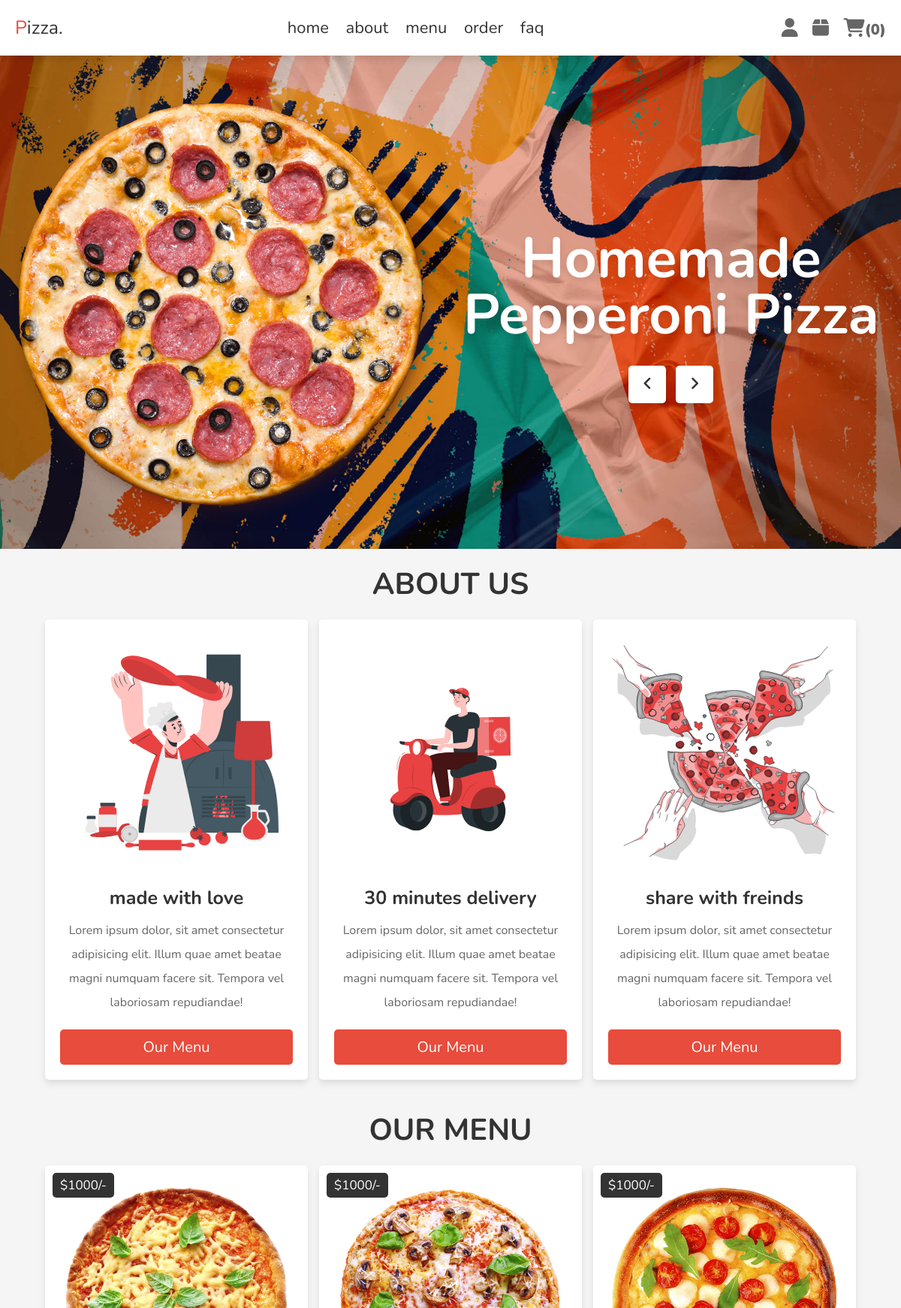
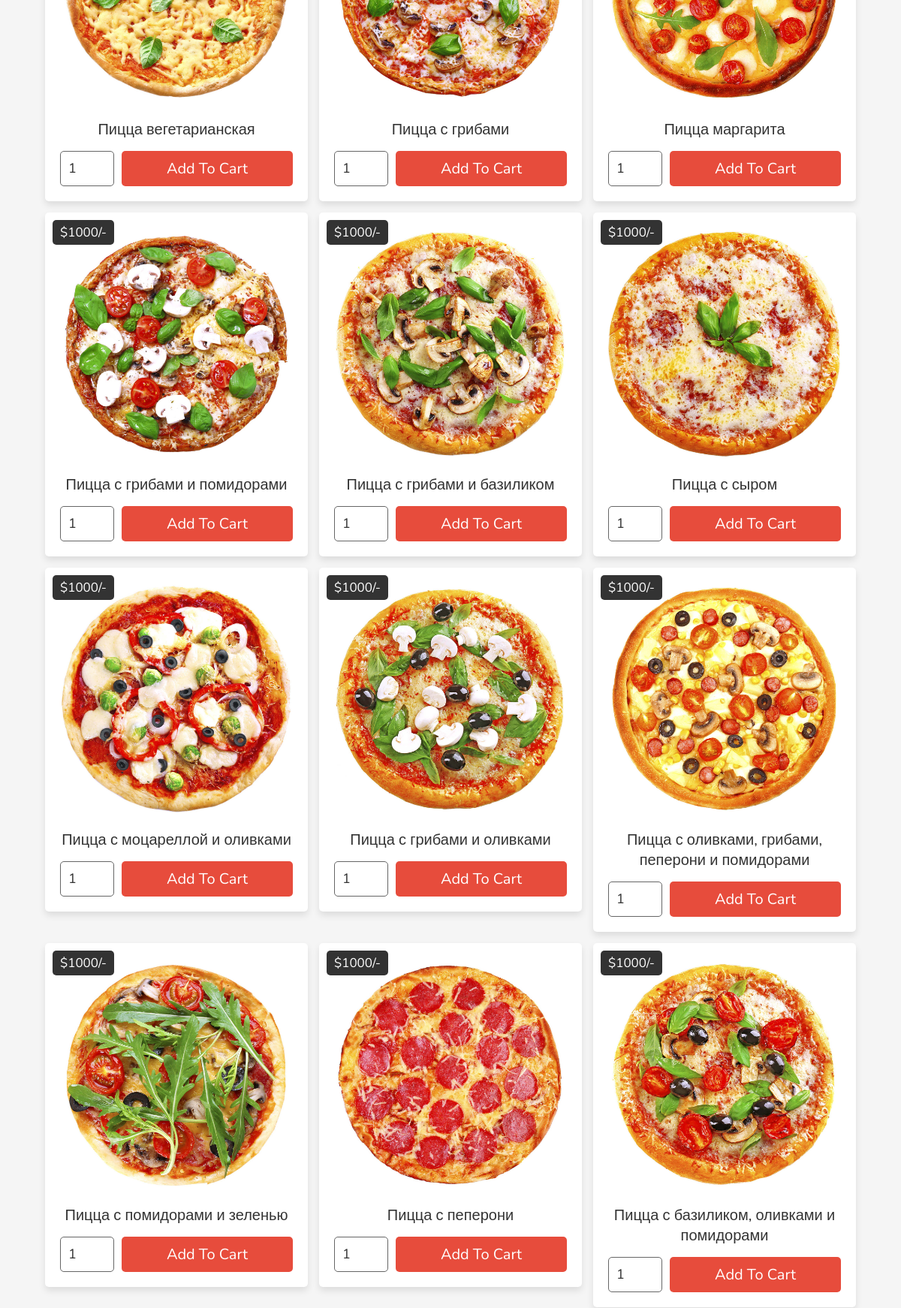
The page /site/index.php (upper part) on the database its author committed (2 pictures, top to bottom).
### tables this page shows
CREATE TABLE `products` (
  `id` int NOT NULL,
  `name` varchar(100) NOT NULL,
  `price` int NOT NULL,
  `image` varchar(100) NOT NULL
);

### site/index.php (the view, shortened to what this page needs)
<?php
include 'config.php';
if(isset($_SESSION['user_id'])){
   $user_id = $_SESSION['user_id'];
}else{
   $user_id = '';
};
?>
<!DOCTYPE html>
<html lang="en">
<head>
   <link rel="stylesheet" href="https://cdnjs.cloudflare.com/ajax/libs/font-awesome/6.1.1/css/all.min.css">
   <link rel="stylesheet" href="css/style.css">
</head>
<body>
<header class="header">
   <section class="flex">
      <a href="#home" class="logo"><span>P</span>izza.</a>
      <nav class="navbar">
         <a href="#home">home</a>
         <a href="#about">about</a>
         <a href="#menu">menu</a>
         <a href="#order">order</a>
         <a href="#faq">faq</a>
      </nav>
      <div class="icons">
         <div id="user-btn" class="fas fa-user"></div>
         <div id="order-btn" class="fas fa-box"></div>
         <?php
            $count_cart_items = $conn->prepare("SELECT * FROM `cart` WHERE user_id = ?");
            $count_cart_items->execute([$user_id]);
            $total_cart_items = $count_cart_items->rowCount();
         ?>
         <div id="cart-btn" class="fas fa-shopping-cart"><span>(<?= $total_cart_items; ?>)</span></div>
      </div>
   </section>
</header>
<div class="home-bg">
   <section class="home" id="home">
      <div class="slide-container">
         <div class="slide active">
            <div class="image">
               <img src="images/home-img-1.png" alt="">
            </div>
            <div class="content">
               <h3>homemade Pepperoni Pizza</h3>
               <div class="fas fa-angle-left" onclick="prev()"></div>
               <div class="fas fa-angle-right" onclick="next()"></div>
            </div>
         </div>
      </div>
   </section>
</div>
<section class="about" id="about">
   <h1 class="heading">about us</h1>
   <div class="box-container">
      <div class="box">
         <img src="images/about-1.svg" alt="">
         <h3>made with love</h3>
         <p>Lorem ipsum dolor, sit amet consectetur adipisicing elit. Illum quae amet beatae magni numquam facere sit. Tempora vel laboriosam repudiandae!</p>
         <a href="#menu" class="btn">our menu</a>
      </div>
      <div class="box">
         <img src="images/about-2.svg" alt="">
         <h3>30 minutes delivery</h3>
         <p>Lorem ipsum dolor, sit amet consectetur adipisicing elit. Illum quae amet beatae magni numquam facere sit. Tempora vel laboriosam repudiandae!</p>
         <a href="#menu" class="btn">our menu</a>
      </div>
      <div class="box">
         <img src="images/about-3.svg" alt="">
         <h3>share with freinds</h3>
         <p>Lorem ipsum dolor, sit amet consectetur adipisicing elit. Illum quae amet beatae magni numquam facere sit. Tempora vel laboriosam repudiandae!</p>
         <a href="#menu" class="btn">our menu</a>
      </div>
   </div>
</section>
<section id="menu" class="menu">
   <h1 class="heading">our menu</h1>
   <div class="box-container">
      <?php
         $select_products = $conn->prepare("SELECT * FROM `products`");
         $select_products->execute();
         if($select_products->rowCount() > 0){
            while($fetch_products = $select_products->fetch(PDO::FETCH_ASSOC)){
      ?>
      <div class="box">
         <div class="price">$<?= $fetch_products['price'] ?>/-</div>
         <img src="uploaded_img/<?= $fetch_products['image'] ?>" alt="">
         <div class="name"><?= $fetch_products['name'] ?></div>
         <form action="" method="post">
            <input type="number" name="qty" class="qty" min="1" max="99" onkeypress="if(this.value.length == 2) return false;" value="1">
            <input type="submit" class="btn" name="add_to_cart" value="add to cart">
         </form>
      </div>
      <?php
         }
      }else{
         echo '<p class="empty">no products added yet!</p>';
      }
      ?>
   </div>
</section>
</body>
</html>

### site/css/style.css (style rules this page uses)
:root { --red:#e74c3c; --black:#333; --white:#fff; --light-bg:#f5f5f5; --light-color:#666; --border:.1rem solid var(--light-color); --box-shadow:0 .5rem 1rem rgba(0,0,0,.1); }
* { font-family: 'Nunito', sans-serif; margin:0; padding:0; box-sizing: border-box; outline: none; border:none; text-decoration: none; transition: .2s linear; }
html { font-size: 62.5%; overflow-x: hidden; scroll-behavior: smooth; scroll-padding-top: 7rem; }
body { background: var(--light-bg); }
section { padding:2rem; margin:0 auto; max-width: 1200px; }
.heading { text-align: center; margin-bottom: 2rem; font-size: 4rem; color:var(--black); text-transform: uppercase; }
.btn { display: block; width: 100%; margin-top: 1rem; border-radius: .5rem; padding:1rem 3rem; font-size: 2rem; color:var(--white); background-color: var(--red); cursor: pointer; text-transform: capitalize; text-align: center; }
.header { position:sticky; top:0; left:0; right:0; background-color: var(--white); box-shadow: var(--box-shadow); z-index: 1000; }
.header .flex { display: flex; align-items: center; justify-content: space-between; position: relative; }
.header .flex .logo { font-size: 2.5rem; color:var(--black); }
.header .flex .logo span { color: var(--red); }
.header .flex .navbar a { margin:0 1rem; font-size: 2.2rem; color:var(--black); }
.header .flex .icons div { font-size: 2.5rem; color:var(--light-color); cursor: pointer; margin-left: 1.7rem; }
.header .flex .icons div span { font-size: 2rem; }
.home-bg { background:url(../images/home-bg.jpg) no-repeat; background-size: cover; background-position: center; padding-top: 4rem; overflow-x: hidden; }
.home-bg .home .slide-container .slide { display: none; align-items: center; gap:1.5rem; flex-wrap: wrap; }
.home-bg .home .slide-container .slide.active { display: flex; }
.home-bg .home .slide-container .slide .image { flex:1 1 40rem; animation: fadeRight .4s linear; }
.home-bg .home .slide-container .slide .image img { width: 100%; }
.home-bg .home .slide-container .slide .content { flex:1 1 40rem; text-align: center; animation: fadeLeft .4s linear; }
.home-bg .home .slide-container .slide .content h3 { color:var(--white); margin-bottom: 3rem; text-transform: capitalize; font-size: 7.5rem; text-shadow: var(--box-shadow); line-height: 1; }
.home-bg .home .slide-container .slide .content .fa-angle-left, .home-bg .home .slide-container .slide .content .fa-angle-right { height: 5rem; width: 5rem; line-height: 4.8rem; font-size: 2rem; color:var(--black); background-color: var(--white); margin:0 .5rem; box-shadow: var(--box-shadow); cursor: pointer; border-radius: .5rem; }
.about .box-container { display: grid; grid-template-columns: repeat(auto-fit, 35rem); gap:1.5rem; align-items: flex-start; justify-content: center; }
.about .box-container .box { background-color: var(--white); border-radius: .5rem; padding:2rem; text-align: center; box-shadow: var(--box-shadow); }
.about .box-container .box img { width: 100%; margin-bottom: 2rem; }
.about .box-container .box h3 { font-size: 2.5rem; color:var(--black); }
.about .box-container .box p { padding:1rem 0; line-height: 2; font-size: 1.6rem; color:var(--light-color); }
.menu .box-container { display: grid; grid-template-columns: repeat(auto-fit, 35rem); gap:1.5rem; align-items: flex-start; justify-content: center; }
.menu .box-container .box { background-color: var(--white); border-radius: .5rem; padding:2rem; text-align: center; box-shadow: var(--box-shadow); position: relative; }
.menu .box-container .box img { width: 100%; margin-bottom: 1rem; }
.menu .box-container .box .price { background-color: var(--black); border-radius: .5rem; padding:.5rem 1rem; font-size: 1.7rem; color:var(--white); position: absolute; top:1rem; left:1rem; }
.menu .box-container .box .name { font-size: 2rem; color:var(--black); margin:.5rem 0; }
.menu .box-container .box form { display: flex; gap:1rem; }
.menu .box-container .box form .qty { width: 8rem; border:var(--border); padding:1rem; margin-top: 1rem; border-radius: .5rem; font-size: 1.8rem; color:var(--black); }

### rows shown on the page
products: price "1000", image (picture), name "Пицца вегетарианская"
products: price "1000", image (picture), name "Пицца с грибами"
products: price "1000", image (picture), name "Пицца маргарита"
products: price "1000", image (picture), name "Пицца с грибами и помидорами"
products: price "1000", image (picture), name "Пицца с грибами и базиликом"
products: price "1000", image (picture), name "Пицца с сыром"
products: price "1000", image (picture), name "Пицца с моцареллой и оливками"
products: price "1000", image (picture), name "Пицца с грибами и оливками"
products: price "1000", image (picture), name "Пицца с оливками, грибами, пеперони и помидорами"
products: price "1000", image (picture), name "Пицца с помидорами и зеленью"
products: price "1000", image (picture), name "Пицца с пеперони"
products: price "1000", image (picture), name "Пицца с базиликом, оливками и помидорами"

### other values the page prints
$total_cart_items "0"
